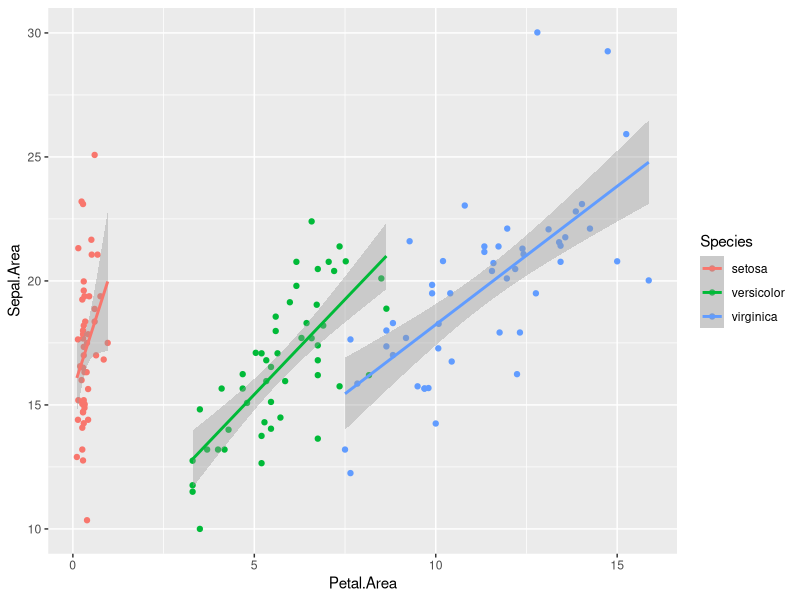

The R script that drew this image:
## ---- chunk 1
library(tidyverse)
## ---- chunk 2
x <- mpg$displ
## ---- chunk 3
mean(x)
## ---- chunk 4
median(x)
## ---- chunk 5
range(x)
## ---- chunk 6
min(x)
## ---- chunk 7
max(x)
## ---- chunk 8
quantile(x)[1]
## ---- chunk 9
quantile(x)[4]
## ---- chunk 10
IQR(x)
## ---- chunk 11
var(x)
## ---- chunk 12
sd(x)
## ---- chunk 13
near(var(x), sd(x) ^ 2)
## ---- chunk 14
5 + NA
## ---- chunk 15
all(is.na(c(
  5 + NA,
  5 - NA,
  5 * NA,
  5 / NA,
  5 ^ NA
)))
## ---- chunk 16
median(c(2, 6, 3, 4, NA), na.rm = TRUE)
## ---- chunk 17
NA ^ 0
## ---- chunk 18
5 + TRUE
## ---- chunk 19
weather <- read_csv('data/camborne_may_oct_2015.csv',
                    na = 'n/a',
                    skip = 5,
                    col_types = cols(date = col_date()))
## ---- chunk 20
nrow(filter(mpg, trans == 'auto(l5)', manufacturer == 'audi'))
## ---- chunk 21
filter(mpg, hwy > 41)
## ---- chunk 22
filter(iris, Petal.Width > Petal.Length)
## ---- chunk 23
filter(diamonds, price == max(price))
## ---- chunk 24
mpg_grpd <- group_by(mpg, year)
filter(mpg_grpd, displ == min(displ))
## ---- chunk 25
filter(iris, Petal.Length > 6.4 | Petal.Width > 2.4)
## ---- chunk 26
filter(weather, mean_temp == max(mean_temp))
## ---- chunk 27
IQR(weather$mean_windspeed, na.rm = TRUE)
## ---- chunk 28
nrow(filter(weather, mean_wind_direction_cardinal == 'SSE'))
## ---- chunk 29
filter(weather, date > '2015-10-23')
## ---- chunk 30
filter(weather, between(total_rainfall, 16, 24))
## ---- chunk 31
arrange(mpg, desc(cty))
## ---- chunk 32
arrange(iris, Petal.Length * Petal.Width)
## ---- chunk 33
glimpse(mpg)
## ---- chunk 34
glimpse(diamonds)
## ---- chunk 35
arrange(mpg, hwy - cty)
## ---- chunk 36
arrange(weather, mean_windspeed_beaufort, mean_temp)
## ---- chunk 37
arrange(weather, !is.na(mean_windspeed))
## ---- chunk 38
weather_grpd <- group_by(weather, mean_windspeed_beaufort)
arrange(weather_grpd, abs(total_rainfall - mean(total_rainfall)))
## ---- chunk 39
arrange(weather, nchar(max_gust_direction_cardinal))
## ---- chunk 40
select(iris, Species, everything())
## ---- chunk 41
rename(mpg, eng_size = displ)
## ---- chunk 42
select(diamonds, -price)
## ---- chunk 43
select(weather, date, starts_with('mean_'))
## ---- chunk 44
select(weather, date, contains('wind'))
## ---- chunk 45
select(weather, date, contains('cardinal_direction'))
## ---- chunk 46
3:6
## ---- chunk 47
select(weather, 1:5)
## ---- chunk 48
select(weather, mean_temp:max_humidity)
## ---- chunk 49
mutate(mpg, cty_km_l = cty * 1.6 / 3.8)
## ---- chunk 50
mutate(diamonds, max_dimension = max(x, y, z))
## ---- chunk 51
mutate(mpg, trans = factor(trans))
## ---- chunk 52
mutate(mpg, is_automatic = trans == 'auto(l5)')
## ---- chunk 53
mpg_grpd <- group_by(mpg, class)
mutate(mpg_grpd, best_in_class = hwy == max(hwy))
## ---- chunk 54
mutate(diamonds, expensive = price > quantile(price)[3])
## ---- chunk 55
mutate(weather, cum_rainfall = cumsum(total_rainfall))
## ---- chunk 56
mutate(weather, most_rainfall = cummax(total_rainfall))
## ---- chunk 57
mutate(weather, mean_temp = mean_temp * 1.8 + 32)
## ---- chunk 58
mutate(weather, pressure_diff = mean_pressure - lag(mean_pressure))
## ---- chunk 59
mutate(weather, month = substr(date, 6, 7),
                month = as.integer(month),
                month = month.name[month])
## ---- chunk 60
head(as.integer(weather$date))
## ---- chunk 61
mutate(weather, 
       date_numeric = as.integer(weather$date),
       day_of_week = (date_numeric + 1) %% 7 + 1)
## ---- chunk 62
mutate(weather, 
       classification = ifelse(total_rainfall > 3, 'wet',
                               ifelse(mean_cloud < 4, 'sunny', 'cloudy')))
## ---- chunk 63
summarise(mpg, cty_var = var(cty), hwy_var = var(hwy))
## ---- chunk 64
mpg %>%
  group_by(class) %>%
  summarise(count = n())
## ---- chunk 65
summarise(iris,
          Petal.Length.Median = median(Petal.Length),
          Petal.Width.Median = median(Petal.Width),
          Sepal.Length.Median = median(Sepal.Length),
          Sepal.Width.Median = median(Sepal.Width))
## ---- chunk 66
diamonds %>%
  group_by(cut) %>%
  summarise(min(price))
## ---- chunk 67
airquality %>%
  group_by(Month) %>%
  summarise(MeanOzone = mean(Ozone, na.rm = TRUE))
## ---- chunk 68
diamonds %>%
  group_by(cut, color) %>%
  summarise(range = diff(range(carat)))
## ---- chunk 69
summarise(weather, median_rainfall = median(total_rainfall))
## ---- chunk 70
group_by(weather, mean_windspeed_beaufort) %>%
  summarise(mean_windspeed = mean(mean_windspeed)) %>%
  # remove missing values
  filter(!is.na(mean_windspeed))
## ---- chunk 71
weather_expanded <- mutate(weather, 
                           month = month.abb[as.integer(substr(date, 6, 7))],
                           day = (as.integer(date) + 1) %% 7 + 1,
                           weekday = between(day, 1, 5),
                           bank_holiday = as.character(date) %in% c('2015-05-04',
                                                                    '2015-05-25',
                                                                    '2015-08-31'))
## ---- chunk 72
group_by(weather_expanded, bank_holiday) %>%
summarise(mean_rainfall = mean(total_rainfall))
## ---- chunk 73
group_by(weather_expanded, day) %>%
  summarise(max_sunshine = max(total_sunshine))
## ---- chunk 74
group_by(weather, max_gust_direction_cardinal) %>%
  summarise(max_gust_speed = max(max_gust))
## ---- chunk 75
group_by(weather_expanded, month) %>%
  summarise(num_days_100_percent_humid = sum(max_humidity == 100))
## ---- chunk 76
group_by(weather_expanded, weekday) %>%
  summarise(cloud_variance = var(mean_cloud))
## ---- chunk 77
mpg %>%
  filter(class != '2-seater') %>%
  mutate(efficiency = (cty + hwy) / 2) %>%
  group_by(manufacturer) %>%
  summarise(max_efficiency = max(efficiency)) %>%
  arrange(desc(max_efficiency))
## ---- chunk 78
iris %>%
  mutate(Petal.Area = Petal.Width * Petal.Length,
         Sepal.Area = Sepal.Width * Sepal.Length) %>%
  ggplot(aes(x = Petal.Area, y = Sepal.Area, col = Species)) +
    geom_point() +
    geom_smooth(method = 'lm')
## ---- chunk 79
weather_expanded %>%
  filter(month == 'May') %>%
  group_by(day) %>%
  summarise(max_pressure = max(mean_pressure)) %>%
  arrange(max_pressure)
## ---- chunk 80
weather_expanded %>%
  filter(weekday) %>%
  group_by(month) %>%
  mutate(did_rain = total_rainfall > 0) %>%
  summarise(mean(did_rain))
## ---- chunk 81
weather_expanded %>%
  group_by(month) %>%
  # low values have low rank so negate total_rainfall
  mutate(rain_rank = dense_rank(-total_rainfall)) %>%
  filter(rain_rank == 2)
## ---- chunk 82
mpg %>%
  group_by(year) %>%
  mutate(mileage_rank = dense_rank(cty)) %>%
  filter(mileage_rank == 1) %>%
  # we no longer need the rank column
  select(-mileage_rank)
